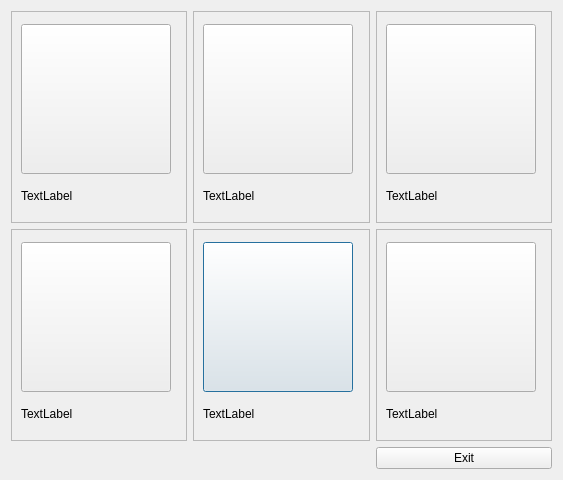
<?xml version="1.0" encoding="UTF-8"?>
<ui version="4.0">
 <class>PieceInstructionsWindow</class>
 <widget class="QDialog" name="PieceInstructionsWindow">
  <property name="geometry">
   <rect>
    <x>0</x>
    <y>0</y>
    <width>563</width>
    <height>480</height>
   </rect>
  </property>
  <property name="windowTitle">
   <string>Dialog</string>
  </property>
  <layout class="QGridLayout" name="gridLayout">
   <item row="1" column="2">
    <widget class="QFrame" name="frame_4">
     <property name="frameShape">
      <enum>QFrame::StyledPanel</enum>
     </property>
     <property name="frameShadow">
      <enum>QFrame::Raised</enum>
     </property>
     <layout class="QVBoxLayout" name="verticalLayout_3">
      <item>
       <widget class="QPushButton" name="pushButton_4">
        <property name="maximumSize">
         <size>
          <width>150</width>
          <height>150</height>
         </size>
        </property>
        <property name="text">
         <string/>
        </property>
       </widget>
      </item>
      <item>
       <widget class="QLabel" name="label_5">
        <property name="maximumSize">
         <size>
          <width>200</width>
          <height>25</height>
         </size>
        </property>
        <property name="text">
         <string>TextLabel</string>
        </property>
       </widget>
      </item>
     </layout>
    </widget>
   </item>
   <item row="1" column="3">
    <widget class="QFrame" name="frame_6">
     <property name="frameShape">
      <enum>QFrame::StyledPanel</enum>
     </property>
     <property name="frameShadow">
      <enum>QFrame::Raised</enum>
     </property>
     <layout class="QVBoxLayout" name="verticalLayout_2">
      <item>
       <widget class="QPushButton" name="pushButton_5">
        <property name="maximumSize">
         <size>
          <width>150</width>
          <height>150</height>
         </size>
        </property>
        <property name="text">
         <string/>
        </property>
       </widget>
      </item>
      <item>
       <widget class="QLabel" name="label_6">
        <property name="maximumSize">
         <size>
          <width>200</width>
          <height>25</height>
         </size>
        </property>
        <property name="text">
         <string>TextLabel</string>
        </property>
       </widget>
      </item>
     </layout>
    </widget>
   </item>
   <item row="0" column="0">
    <widget class="QFrame" name="frame">
     <property name="frameShape">
      <enum>QFrame::StyledPanel</enum>
     </property>
     <property name="frameShadow">
      <enum>QFrame::Raised</enum>
     </property>
     <layout class="QVBoxLayout" name="verticalLayout">
      <item>
       <widget class="QPushButton" name="pushButton">
        <property name="sizePolicy">
         <sizepolicy hsizetype="Minimum" vsizetype="Fixed">
          <horstretch>0</horstretch>
          <verstretch>5</verstretch>
         </sizepolicy>
        </property>
        <property name="minimumSize">
         <size>
          <width>120</width>
          <height>120</height>
         </size>
        </property>
        <property name="maximumSize">
         <size>
          <width>150</width>
          <height>150</height>
         </size>
        </property>
        <property name="autoFillBackground">
         <bool>false</bool>
        </property>
        <property name="styleSheet">
         <string notr="true">border-image: url(:/res/images/chess_piece_pawn_black.png) 0 20 0 0 0
 ;
</string>
        </property>
        <property name="text">
         <string/>
        </property>
        <property name="iconSize">
         <size>
          <width>28</width>
          <height>30</height>
         </size>
        </property>
        <property name="flat">
         <bool>false</bool>
        </property>
       </widget>
      </item>
      <item>
       <widget class="QLabel" name="label">
        <property name="maximumSize">
         <size>
          <width>200</width>
          <height>25</height>
         </size>
        </property>
        <property name="text">
         <string>TextLabel</string>
        </property>
       </widget>
      </item>
     </layout>
    </widget>
   </item>
   <item row="0" column="2">
    <widget class="QFrame" name="frame_3">
     <property name="frameShape">
      <enum>QFrame::StyledPanel</enum>
     </property>
     <property name="frameShadow">
      <enum>QFrame::Raised</enum>
     </property>
     <layout class="QVBoxLayout" name="verticalLayout_5">
      <item>
       <widget class="QPushButton" name="pushButton_3">
        <property name="maximumSize">
         <size>
          <width>150</width>
          <height>150</height>
         </size>
        </property>
        <property name="text">
         <string/>
        </property>
        <property name="icon">
         <iconset resource="resourses.qrc">
          <normaloff>:/res/images/chess_piece_bishop.png</normaloff>:/res/images/chess_piece_bishop.png</iconset>
        </property>
        <property name="iconSize">
         <size>
          <width>200</width>
          <height>200</height>
         </size>
        </property>
       </widget>
      </item>
      <item>
       <widget class="QLabel" name="label_2">
        <property name="maximumSize">
         <size>
          <width>200</width>
          <height>25</height>
         </size>
        </property>
        <property name="text">
         <string>TextLabel</string>
        </property>
       </widget>
      </item>
     </layout>
    </widget>
   </item>
   <item row="1" column="0">
    <widget class="QFrame" name="frame_2">
     <property name="frameShape">
      <enum>QFrame::StyledPanel</enum>
     </property>
     <property name="frameShadow">
      <enum>QFrame::Raised</enum>
     </property>
     <layout class="QVBoxLayout" name="verticalLayout_4">
      <item>
       <widget class="QPushButton" name="pushButton_2">
        <property name="maximumSize">
         <size>
          <width>150</width>
          <height>150</height>
         </size>
        </property>
        <property name="text">
         <string/>
        </property>
       </widget>
      </item>
      <item>
       <widget class="QLabel" name="label_4">
        <property name="maximumSize">
         <size>
          <width>200</width>
          <height>25</height>
         </size>
        </property>
        <property name="text">
         <string>TextLabel</string>
        </property>
       </widget>
      </item>
     </layout>
    </widget>
   </item>
   <item row="0" column="3">
    <widget class="QFrame" name="frame_5">
     <property name="frameShape">
      <enum>QFrame::StyledPanel</enum>
     </property>
     <property name="frameShadow">
      <enum>QFrame::Raised</enum>
     </property>
     <layout class="QVBoxLayout" name="verticalLayout_6">
      <item>
       <widget class="QPushButton" name="pushButton_6">
        <property name="maximumSize">
         <size>
          <width>150</width>
          <height>150</height>
         </size>
        </property>
        <property name="text">
         <string/>
        </property>
       </widget>
      </item>
      <item>
       <widget class="QLabel" name="label_3">
        <property name="maximumSize">
         <size>
          <width>200</width>
          <height>25</height>
         </size>
        </property>
        <property name="text">
         <string>TextLabel</string>
        </property>
       </widget>
      </item>
     </layout>
    </widget>
   </item>
   <item row="2" column="3">
    <widget class="QPushButton" name="pushButton_7">
     <property name="text">
      <string>Exit</string>
     </property>
    </widget>
   </item>
  </layout>
 </widget>
 <resources>
  <include location="resourses.qrc"/>
 </resources>
 <connections/>
</ui>
